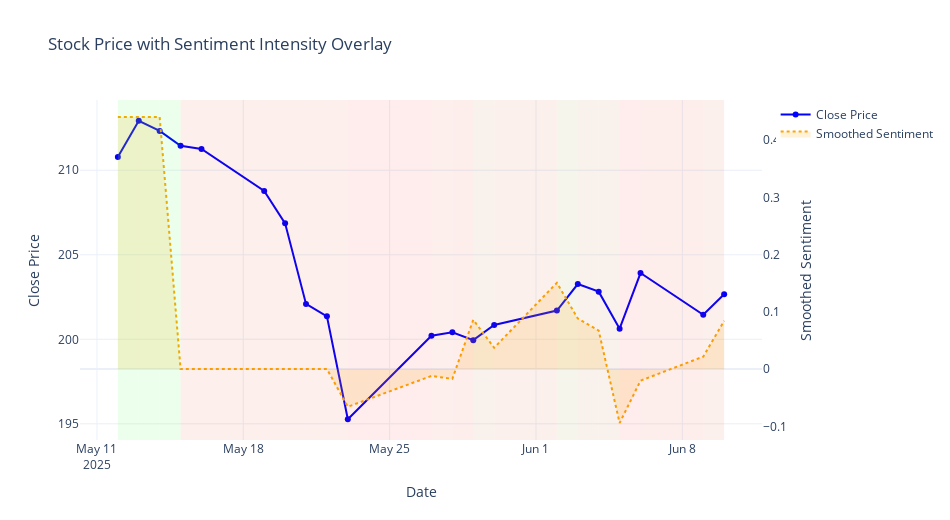

The cell this chart's notebook holds for it:
### Code cell
fig = plot_gradient_sentiment_overlay(df_price)

### Figure 1 — Plotly figure (JSON) as saved in the notebook; plotly's stock layout.template omitted (floating-point values rounded to 4 significant figures)
{"data": [{"line": {"color": "blue", "width": 2}, "mode": "lines+markers", "name": "Close Price", "type": "scatter", "x": ["2025-05-12T00:00:00.000000000", "2025-05-13T00:00:00.000000000", "2025-05-14T00:00:00.000000000", "2025-05-15T00:00:00.000000000", "2025-05-16T00:00:00.000000000", "2025-05-19T00:00:00.000000000", "2025-05-20T00:00:00.000000000", "2025-05-21T00:00:00.000000000", "2025-05-22T00:00:00.000000000", "2025-05-23T00:00:00.000000000", "2025-05-27T00:00:00.000000000", "2025-05-28T00:00:00.000000000", "2025-05-29T00:00:00.000000000", "2025-05-30T00:00:00.000000000", "2025-06-02T00:00:00.000000000", "2025-06-03T00:00:00.000000000", "2025-06-04T00:00:00.000000000", "2025-06-05T00:00:00.000000000", "2025-06-06T00:00:00.000000000", "2025-06-09T00:00:00.000000000", "2025-06-10T00:00:00.000000000"], "y": [210.8, 212.9, 212.3, 211.4, 211.3, 208.8, 206.9, 202.1, 201.4, 195.3, 200.2, 200.4, 199.9, 200.9, 201.7, 203.3, 202.8, 200.6, 203.9, 201.4, 202.7], "yaxis": "y"}, {"fill": "tozeroy", "fillcolor": "rgba(255,165,0,0.15)", "line": {"color": "orange", "dash": "dot", "width": 2}, "mode": "lines", "name": "Smoothed Sentiment", "type": "scatter", "x": ["2025-05-12T00:00:00.000000000", "2025-05-13T00:00:00.000000000", "2025-05-14T00:00:00.000000000", "2025-05-15T00:00:00.000000000", "2025-05-16T00:00:00.000000000", "2025-05-19T00:00:00.000000000", "2025-05-20T00:00:00.000000000", "2025-05-21T00:00:00.000000000", "2025-05-22T00:00:00.000000000", "2025-05-23T00:00:00.000000000", "2025-05-27T00:00:00.000000000", "2025-05-28T00:00:00.000000000", "2025-05-29T00:00:00.000000000", "2025-05-30T00:00:00.000000000", "2025-06-02T00:00:00.000000000", "2025-06-03T00:00:00.000000000", "2025-06-04T00:00:00.000000000", "2025-06-05T00:00:00.000000000", "2025-06-06T00:00:00.000000000", "2025-06-09T00:00:00.000000000", "2025-06-10T00:00:00.000000000"], "y": [0.4404, 0.4404, 0.4404, 0.0, 0.0, 0.0, 0.0, 0.0, 0.0, -0.06584, -0.012, -0.01709, 0.08606, 0.03717, 0.1508, 0.08828, 0.06712, -0.09423, -0.02023, 0.02174, 0.08423], "yaxis": "y2"}], "layout": {"height": 520, "shapes": [{"fillcolor": "rgba(0,255,0,0.15)", "line": {"width": 0}, "opacity": 0.5, "type": "rect", "x0": "2025-05-12T00:00:00", "x1": "2025-05-13T00:00:00", "xref": "x", "y0": 0, "y1": 1, "yref": "y domain"}, {"fillcolor": "rgba(0,255,0,0.15)", "line": {"width": 0}, "opacity": 0.5, "type": "rect", "x0": "2025-05-13T00:00:00", "x1": "2025-05-14T00:00:00", "xref": "x", "y0": 0, "y1": 1, "yref": "y domain"}, {"fillcolor": "rgba(0,255,0,0.15)", "line": {"width": 0}, "opacity": 0.5, "type": "rect", "x0": "2025-05-14T00:00:00", "x1": "2025-05-15T00:00:00", "xref": "x", "y0": 0, "y1": 1, "yref": "y domain"}, {"fillcolor": "rgba(210,44,0,0.15)", "line": {"width": 0}, "opacity": 0.5, "type": "rect", "x0": "2025-05-15T00:00:00", "x1": "2025-05-16T00:00:00", "xref": "x", "y0": 0, "y1": 1, "yref": "y domain"}, {"fillcolor": "rgba(210,44,0,0.15)", "line": {"width": 0}, "opacity": 0.5, "type": "rect", "x0": "2025-05-16T00:00:00", "x1": "2025-05-19T00:00:00", "xref": "x", "y0": 0, "y1": 1, "yref": "y domain"}, {"fillcolor": "rgba(210,44,0,0.15)", "line": {"width": 0}, "opacity": 0.5, "type": "rect", "x0": "2025-05-19T00:00:00", "x1": "2025-05-20T00:00:00", "xref": "x", "y0": 0, "y1": 1, "yref": "y domain"}, {"fillcolor": "rgba(210,44,0,0.15)", "line": {"width": 0}, "opacity": 0.5, "type": "rect", "x0": "2025-05-20T00:00:00", "x1": "2025-05-21T00:00:00", "xref": "x", "y0": 0, "y1": 1, "yref": "y domain"}, {"fillcolor": "rgba(210,44,0,0.15)", "line": {"width": 0}, "opacity": 0.5, "type": "rect", "x0": "2025-05-21T00:00:00", "x1": "2025-05-22T00:00:00", "xref": "x", "y0": 0, "y1": 1, "yref": "y domain"}, {"fillcolor": "rgba(210,44,0,0.15)", "line": {"width": 0}, "opacity": 0.5, "type": "rect", "x0": "2025-05-22T00:00:00", "x1": "2025-05-23T00:00:00", "xref": "x", "y0": 0, "y1": 1, "yref": "y domain"}, {"fillcolor": "rgba(241,13,0,0.15)", "line": {"width": 0}, "opacity": 0.5, "type": "rect", "x0": "2025-05-23T00:00:00", "x1": "2025-05-27T00:00:00", "xref": "x", "y0": 0, "y1": 1, "yref": "y domain"}, {"fillcolor": "rgba(215,39,0,0.15)", "line": {"width": 0}, "opacity": 0.5, "type": "rect", "x0": "2025-05-27T00:00:00", "x1": "2025-05-28T00:00:00", "xref": "x", "y0": 0, "y1": 1, "yref": "y domain"}, {"fillcolor": "rgba(218,36,0,0.15)", "line": {"width": 0}, "opacity": 0.5, "type": "rect", "x0": "2025-05-28T00:00:00", "x1": "2025-05-29T00:00:00", "xref": "x", "y0": 0, "y1": 1, "yref": "y domain"}, {"fillcolor": "rgba(169,85,0,0.15)", "line": {"width": 0}, "opacity": 0.5, "type": "rect", "x0": "2025-05-29T00:00:00", "x1": "2025-05-30T00:00:00", "xref": "x", "y0": 0, "y1": 1, "yref": "y domain"}, {"fillcolor": "rgba(192,62,0,0.15)", "line": {"width": 0}, "opacity": 0.5, "type": "rect", "x0": "2025-05-30T00:00:00", "x1": "2025-06-02T00:00:00", "xref": "x", "y0": 0, "y1": 1, "yref": "y domain"}, {"fillcolor": "rgba(138,116,0,0.15)", "line": {"width": 0}, "opacity": 0.5, "type": "rect", "x0": "2025-06-02T00:00:00", "x1": "2025-06-03T00:00:00", "xref": "x", "y0": 0, "y1": 1, "yref": "y domain"}, {"fillcolor": "rgba(167,87,0,0.15)", "line": {"width": 0}, "opacity": 0.5, "type": "rect", "x0": "2025-06-03T00:00:00", "x1": "2025-06-04T00:00:00", "xref": "x", "y0": 0, "y1": 1, "yref": "y domain"}, {"fillcolor": "rgba(178,76,0,0.15)", "line": {"width": 0}, "opacity": 0.5, "type": "rect", "x0": "2025-06-04T00:00:00", "x1": "2025-06-05T00:00:00", "xref": "x", "y0": 0, "y1": 1, "yref": "y domain"}, {"fillcolor": "rgba(255,0,0,0.15)", "line": {"width": 0}, "opacity": 0.5, "type": "rect", "x0": "2025-06-05T00:00:00", "x1": "2025-06-06T00:00:00", "xref": "x", "y0": 0, "y1": 1, "yref": "y domain"}, {"fillcolor": "rgba(219,35,0,0.15)", "line": {"width": 0}, "opacity": 0.5, "type": "rect", "x0": "2025-06-06T00:00:00", "x1": "2025-06-09T00:00:00", "xref": "x", "y0": 0, "y1": 1, "yref": "y domain"}, {"fillcolor": "rgba(199,55,0,0.15)", "line": {"width": 0}, "opacity": 0.5, "type": "rect", "x0": "2025-06-09T00:00:00", "x1": "2025-06-10T00:00:00", "xref": "x", "y0": 0, "y1": 1, "yref": "y domain"}], "title": {"text": "Stock Price with Sentiment Intensity Overlay"}, "width": 950, "xaxis": {"title": {"text": "Date"}}, "yaxis": {"showgrid": true, "side": "left", "title": {"text": "Close Price"}}, "yaxis2": {"overlaying": "y", "showgrid": false, "side": "right", "title": {"text": "Smoothed Sentiment"}}}}
